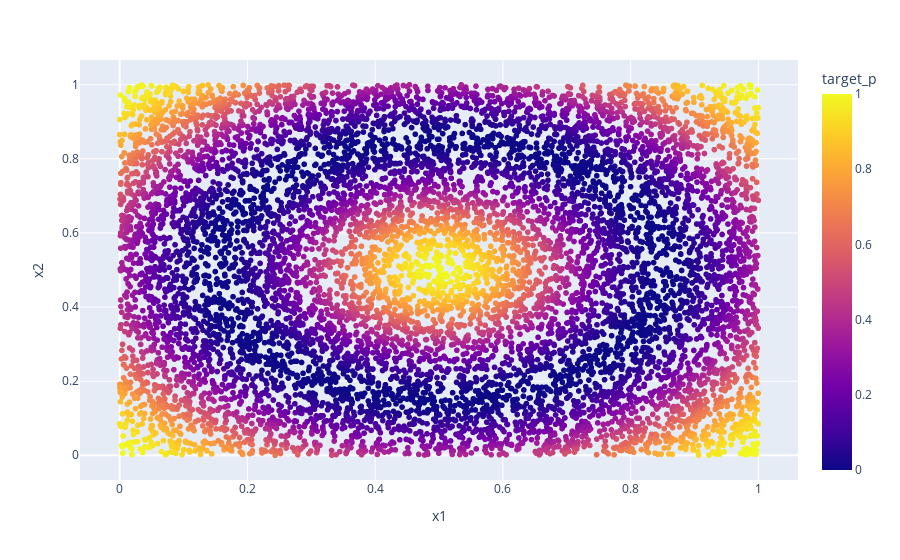
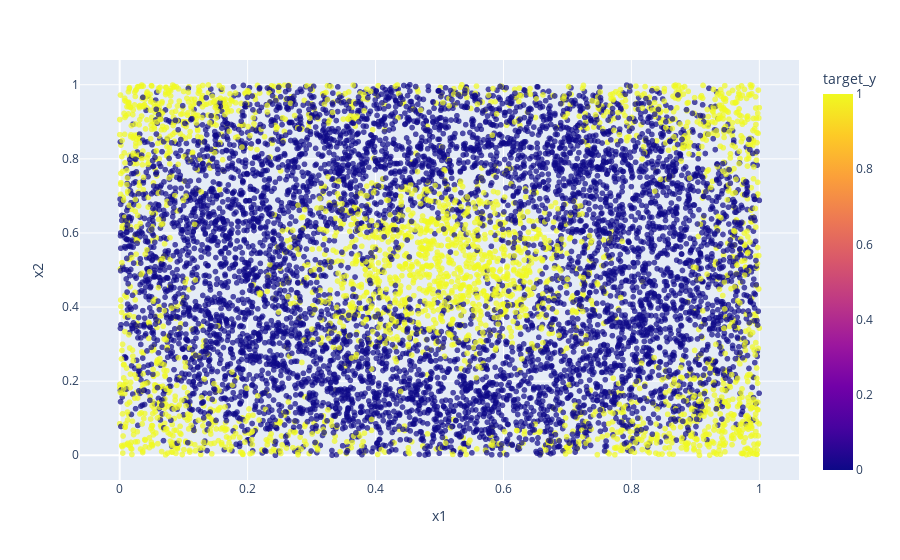

These figures' notebook cell, in order:
### Code cell
df = synthesize_data(normalized_cos, "normalized_cos", project_root=PROJECT_ROOT, input_dim=2, N=10000)
visualize_output(df, fig_show=True)
print(df)

### Figure 1 — Plotly figure (JSON) as saved in the notebook; plotly's stock layout.template omitted (floating-point values rounded to 4 significant figures; data arrays with more than 128 entries replaced by an {"elided": "..."} marker saying what was removed)
{"data": [{"hovertemplate": "x1=%{x}<br>x2=%{y}<br>target_p=%{marker.color}<extra></extra>", "legendgroup": "", "marker": {"color": {"elided": "10000 float values"}, "coloraxis": "coloraxis", "symbol": "circle"}, "mode": "markers", "name": "", "showlegend": false, "type": "scattergl", "x": {"elided": "10000 float values"}, "xaxis": "x", "y": {"elided": "10000 float values"}, "yaxis": "y"}], "layout": {"coloraxis": {"cmax": 1, "cmin": 0, "colorbar": {"title": {"text": "target_p"}}, "colorscale": [[0, "#0d0887"], [0.1111, "#46039f"], [0.2222, "#7201a8"], [0.3333, "#9c179e"], [0.4444, "#bd3786"], [0.5556, "#d8576b"], [0.6667, "#ed7953"], [0.7778, "#fb9f3a"], [0.8889, "#fdca26"], [1, "#f0f921"]]}, "legend": {"tracegroupgap": 0}, "margin": {"t": 60}, "xaxis": {"anchor": "y", "domain": [0, 1], "title": {"text": "x1"}}, "yaxis": {"anchor": "x", "domain": [0, 1], "title": {"text": "x2"}}}}

### Figure 2 — Plotly figure (JSON) as saved in the notebook; plotly's stock layout.template omitted (floating-point values rounded to 4 significant figures; data arrays with more than 128 entries replaced by an {"elided": "..."} marker saying what was removed)
{"data": [{"hovertemplate": "x1=%{x}<br>x2=%{y}<br>target_y=%{marker.color}<extra></extra>", "legendgroup": "", "marker": {"color": {"elided": "10000 int values"}, "coloraxis": "coloraxis", "opacity": 0.7, "symbol": "circle"}, "mode": "markers", "name": "", "showlegend": false, "type": "scattergl", "x": {"elided": "10000 float values"}, "xaxis": "x", "y": {"elided": "10000 float values"}, "yaxis": "y"}], "layout": {"coloraxis": {"colorbar": {"title": {"text": "target_y"}}, "colorscale": [[0, "#0d0887"], [0.1111, "#46039f"], [0.2222, "#7201a8"], [0.3333, "#9c179e"], [0.4444, "#bd3786"], [0.5556, "#d8576b"], [0.6667, "#ed7953"], [0.7778, "#fb9f3a"], [0.8889, "#fdca26"], [1, "#f0f921"]]}, "legend": {"tracegroupgap": 0}, "margin": {"t": 60}, "xaxis": {"anchor": "y", "domain": [0, 1], "title": {"text": "x1"}}, "yaxis": {"anchor": "x", "domain": [0, 1], "title": {"text": "x2"}}}}
